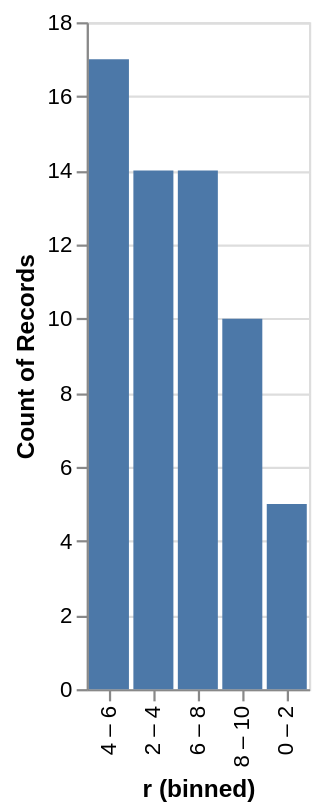

Write the Vega-Lite specification saved for this chart.
### Vega-Lite specification from a JSON file in a GitHub repository (floating-point values rounded to 4 significant figures)
{"$schema": "https://vega.github.io/schema/vega-lite/v6.json", "data": {"values": [{"r": 2.6}, {"r": 5.2}, {"r": 1.7}, {"r": 6.6}, {"r": 7.4}, {"r": 5.9}, {"r": 8.2}, {"r": 3.8}, {"r": 6.8}, {"r": 6.0}, {"r": 5.9}, {"r": 5.0}, {"r": 8.0}, {"r": 8.8}, {"r": 5.1}, {"r": 6.6}, {"r": 1.9}, {"r": 6.9}, {"r": 6.4}, {"r": 9.1}, {"r": 7.8}, {"r": 3.6}, {"r": 4.4}, {"r": 6.6}, {"r": 1.6}, {"r": 5.0}, {"r": 2.7}, {"r": 2.3}, {"r": 1.9}, {"r": 7.4}, {"r": 2.4}, {"r": 3.3}, {"r": 4.4}, {"r": 8.2}, {"r": 2.0}, {"r": 4.9}, {"r": 5.7}, {"r": 8.3}, {"r": 7.8}, {"r": 8.1}, {"r": 3.6}, {"r": 4.6}, {"r": 4.2}, {"r": 8.3}, {"r": 8.9}, {"r": 2.6}, {"r": 2.8}, {"r": 3.2}, {"r": 3.2}, {"r": 5.2}, {"r": 6.0}, {"r": 3.4}, {"r": 1.4}, {"r": 4.7}, {"r": 4.3}, {"r": 5.8}, {"r": 8.8}, {"r": 6.8}, {"r": 5.4}, {"r": 6.2}]}, "mark": "bar", "encoding": {"x": {"bin": {"maxbins": 5}, "field": "r", "type": "ordinal", "sort": {"op": "count", "order": "descending"}}, "y": {"aggregate": "count"}}}
